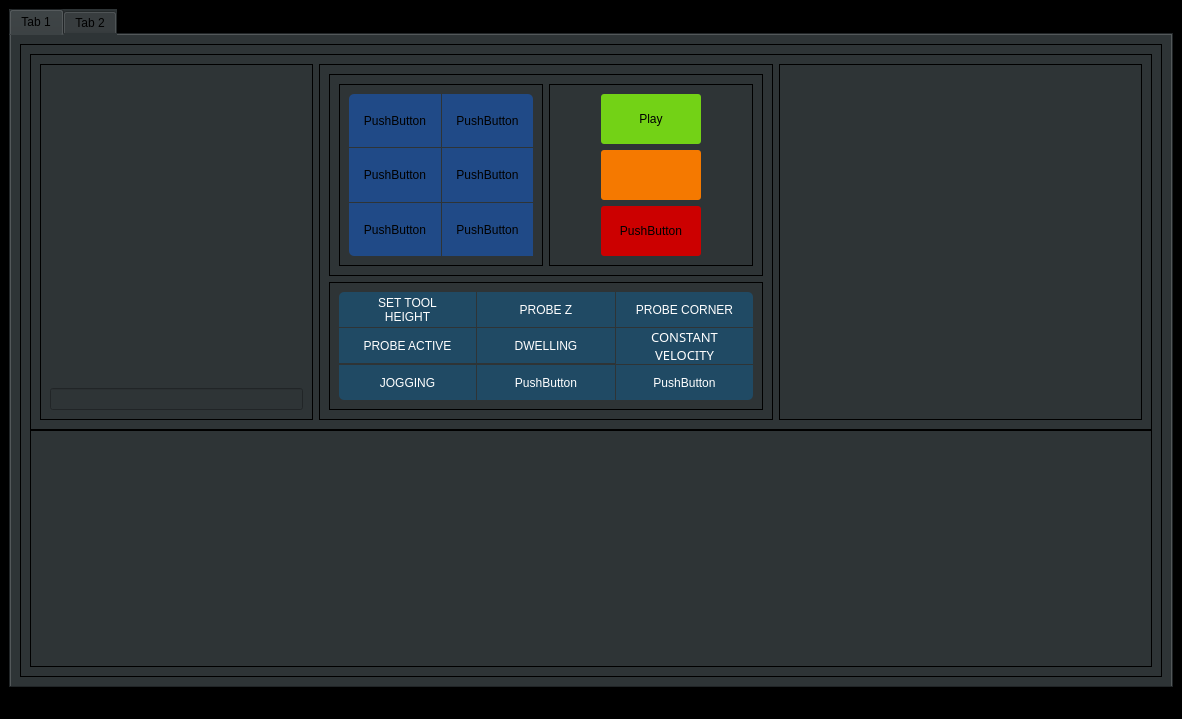
<?xml version="1.0" encoding="UTF-8"?>
<ui version="4.0">
 <class>MainWindow</class>
 <widget class="QMainWindow" name="MainWindow">
  <property name="geometry">
   <rect>
    <x>0</x>
    <y>0</y>
    <width>1182</width>
    <height>719</height>
   </rect>
  </property>
  <property name="minimumSize">
   <size>
    <width>800</width>
    <height>600</height>
   </size>
  </property>
  <property name="maximumSize">
   <size>
    <width>1920</width>
    <height>1080</height>
   </size>
  </property>
  <property name="windowTitle">
   <string>MainWindow</string>
  </property>
  <property name="autoFillBackground">
   <bool>false</bool>
  </property>
  <property name="styleSheet">
   <string notr="true">background-color:rgb(0, 0, 0)</string>
  </property>
  <widget class="QWidget" name="centralwidget">
   <property name="styleSheet">
    <string notr="true">QWidget#centralwidget QFrame{
background-color:rgb(252, 233, 79)
}</string>
   </property>
   <layout class="QVBoxLayout" name="verticalLayout">
    <item>
     <widget class="QTabWidget" name="tabWidget">
      <property name="styleSheet">
       <string notr="true">background-color:rgb(46, 52, 54)</string>
      </property>
      <property name="currentIndex">
       <number>0</number>
      </property>
      <widget class="QWidget" name="tab">
       <property name="styleSheet">
        <string notr="true"/>
       </property>
       <attribute name="title">
        <string>Tab 1</string>
       </attribute>
       <layout class="QGridLayout" name="gridLayout">
        <item row="0" column="0">
         <widget class="QFrame" name="verticalFrame">
          <property name="frameShape">
           <enum>QFrame::Box</enum>
          </property>
          <layout class="QVBoxLayout" name="verticalLayout_2">
           <property name="spacing">
            <number>0</number>
           </property>
           <item>
            <widget class="QFrame" name="Upper">
             <property name="frameShape">
              <enum>QFrame::Box</enum>
             </property>
             <layout class="QHBoxLayout" name="horizontalLayout_2" stretch="3,5,4">
              <item>
               <widget class="QFrame" name="verticalFrame">
                <property name="frameShape">
                 <enum>QFrame::Box</enum>
                </property>
                <layout class="QVBoxLayout" name="verticalLayout_3">
                 <item>
                  <widget class="GcodeEditor" name="gcodeeditor"/>
                 </item>
                 <item>
                  <widget class="MDIEntry" name="mdientry"/>
                 </item>
                </layout>
               </widget>
              </item>
              <item>
               <widget class="QFrame" name="verticalFrame">
                <property name="styleSheet">
                 <string notr="true"/>
                </property>
                <property name="frameShape">
                 <enum>QFrame::Box</enum>
                </property>
                <layout class="QVBoxLayout" name="verticalLayout_5">
                 <item>
                  <widget class="QFrame" name="ProcessControl">
                   <property name="frameShape">
                    <enum>QFrame::Box</enum>
                   </property>
                   <layout class="QHBoxLayout" name="horizontalLayout_3">
                    <item>
                     <widget class="QFrame" name="gridFrame">
                      <property name="maximumSize">
                       <size>
                        <width>400</width>
                        <height>800</height>
                       </size>
                      </property>
                      <property name="styleSheet">
                       <string notr="true">QPushButton{
background-color:rgb(32, 74, 135);
border-radius:0px
}

QPushButton:hover{
background-color: rgba(32, 74, 135, 50%)
}
</string>
                      </property>
                      <property name="frameShape">
                       <enum>QFrame::Box</enum>
                      </property>
                      <layout class="QGridLayout" name="gridLayout_4">
                       <property name="spacing">
                        <number>1</number>
                       </property>
                       <item row="0" column="1">
                        <widget class="QPushButton" name="pushButton_3">
                         <property name="sizePolicy">
                          <sizepolicy hsizetype="Minimum" vsizetype="Expanding">
                           <horstretch>0</horstretch>
                           <verstretch>0</verstretch>
                          </sizepolicy>
                         </property>
                         <property name="styleSheet">
                          <string notr="true">border-top-right-radius:5px</string>
                         </property>
                         <property name="text">
                          <string>PushButton</string>
                         </property>
                        </widget>
                       </item>
                       <item row="1" column="0">
                        <widget class="QPushButton" name="pushButton_2">
                         <property name="sizePolicy">
                          <sizepolicy hsizetype="Minimum" vsizetype="Expanding">
                           <horstretch>0</horstretch>
                           <verstretch>0</verstretch>
                          </sizepolicy>
                         </property>
                         <property name="text">
                          <string>PushButton</string>
                         </property>
                        </widget>
                       </item>
                       <item row="0" column="0">
                        <widget class="QPushButton" name="pushButton">
                         <property name="sizePolicy">
                          <sizepolicy hsizetype="Minimum" vsizetype="Expanding">
                           <horstretch>0</horstretch>
                           <verstretch>0</verstretch>
                          </sizepolicy>
                         </property>
                         <property name="styleSheet">
                          <string notr="true">border-top-left-radius:5px</string>
                         </property>
                         <property name="text">
                          <string>PushButton</string>
                         </property>
                        </widget>
                       </item>
                       <item row="1" column="1">
                        <widget class="QPushButton" name="pushButton_4">
                         <property name="sizePolicy">
                          <sizepolicy hsizetype="Minimum" vsizetype="Expanding">
                           <horstretch>0</horstretch>
                           <verstretch>0</verstretch>
                          </sizepolicy>
                         </property>
                         <property name="text">
                          <string>PushButton</string>
                         </property>
                        </widget>
                       </item>
                       <item row="2" column="1">
                        <widget class="QPushButton" name="pushButton_5">
                         <property name="sizePolicy">
                          <sizepolicy hsizetype="Minimum" vsizetype="Expanding">
                           <horstretch>0</horstretch>
                           <verstretch>0</verstretch>
                          </sizepolicy>
                         </property>
                         <property name="text">
                          <string>PushButton</string>
                         </property>
                        </widget>
                       </item>
                       <item row="2" column="0">
                        <widget class="QPushButton" name="pushButton_6">
                         <property name="sizePolicy">
                          <sizepolicy hsizetype="Minimum" vsizetype="Expanding">
                           <horstretch>0</horstretch>
                           <verstretch>0</verstretch>
                          </sizepolicy>
                         </property>
                         <property name="styleSheet">
                          <string notr="true">border-bottom-left-radius:5px</string>
                         </property>
                         <property name="text">
                          <string>PushButton</string>
                         </property>
                        </widget>
                       </item>
                      </layout>
                     </widget>
                    </item>
                    <item>
                     <widget class="QFrame" name="gridFrame_2">
                      <property name="styleSheet">
                       <string notr="true">QPushButton{
min-height:50px;
max-width:100px;
border-radius:3px
}

</string>
                      </property>
                      <property name="frameShape">
                       <enum>QFrame::Box</enum>
                      </property>
                      <layout class="QGridLayout" name="gridLayout_2">
                       <item row="0" column="0">
                        <widget class="QPushButton" name="playButton_2">
                         <property name="sizePolicy">
                          <sizepolicy hsizetype="Minimum" vsizetype="Fixed">
                           <horstretch>0</horstretch>
                           <verstretch>0</verstretch>
                          </sizepolicy>
                         </property>
                         <property name="styleSheet">
                          <string notr="true">QPushButton{
background-color:rgb(115, 210, 22);
border-radius:3px;
}

</string>
                         </property>
                         <property name="text">
                          <string>Play</string>
                         </property>
                         <property name="icon">
                          <iconset resource="../resources/resources.qrc">
                           <normaloff>:/play.svg</normaloff>
                           <normalon>:/play.svg</normalon>:/play.svg</iconset>
                         </property>
                         <property name="iconSize">
                          <size>
                           <width>24</width>
                           <height>24</height>
                          </size>
                         </property>
                         <property name="checkable">
                          <bool>true</bool>
                         </property>
                        </widget>
                       </item>
                       <item row="1" column="0">
                        <widget class="QPushButton" name="pushButton_19">
                         <property name="styleSheet">
                          <string notr="true">QPushButton{
background-color:rgb(245, 121, 0);
}</string>
                         </property>
                         <property name="text">
                          <string/>
                         </property>
                         <property name="icon">
                          <iconset resource="../resources/resources.qrc">
                           <normaloff>:/play.svg</normaloff>:/play.svg</iconset>
                         </property>
                        </widget>
                       </item>
                       <item row="2" column="0">
                        <widget class="QPushButton" name="pushButton_20">
                         <property name="styleSheet">
                          <string notr="true">QPushButton{
background-color:rgb(204, 0, 0);
}</string>
                         </property>
                         <property name="text">
                          <string>PushButton</string>
                         </property>
                        </widget>
                       </item>
                      </layout>
                     </widget>
                    </item>
                   </layout>
                  </widget>
                 </item>
                 <item>
                  <widget class="QFrame" name="ChooseCOntrol">
                   <property name="styleSheet">
                    <string notr="true">QPushButton{
background-color:rgb(32, 74, 100);
color:rgb(255, 255, 255);
border-radius:0px;
border-line:2px;
min-height:35px;
font: 10pt &quot;MathJax_Size3 Bold&quot;;
}

QPushButton:hover{
background-color: rgba(32, 74, 135, 50%)
}</string>
                   </property>
                   <property name="frameShape">
                    <enum>QFrame::Box</enum>
                   </property>
                   <layout class="QGridLayout" name="gridLayout_3">
                    <property name="spacing">
                     <number>1</number>
                    </property>
                    <item row="1" column="0">
                     <widget class="QPushButton" name="pushButton_13">
                      <property name="text">
                       <string>PROBE ACTIVE</string>
                      </property>
                     </widget>
                    </item>
                    <item row="0" column="0">
                     <widget class="QPushButton" name="pushButton_10">
                      <property name="styleSheet">
                       <string notr="true">border-top-left-radius:5px</string>
                      </property>
                      <property name="text">
                       <string>SET TOOL
HEIGHT</string>
                      </property>
                     </widget>
                    </item>
                    <item row="1" column="1">
                     <widget class="QPushButton" name="pushButton_14">
                      <property name="text">
                       <string>DWELLING</string>
                      </property>
                     </widget>
                    </item>
                    <item row="0" column="1">
                     <widget class="QPushButton" name="pushButton_11">
                      <property name="text">
                       <string>PROBE Z</string>
                      </property>
                     </widget>
                    </item>
                    <item row="0" column="2">
                     <widget class="QPushButton" name="pushButton_12">
                      <property name="styleSheet">
                       <string notr="true">border-top-right-radius:5px</string>
                      </property>
                      <property name="text">
                       <string>PROBE CORNER</string>
                      </property>
                     </widget>
                    </item>
                    <item row="1" column="2">
                     <widget class="QPushButton" name="pushButton_15">
                      <property name="font">
                       <font>
                        <family>MathJax_Size3 Bold</family>
                        <pointsize>10</pointsize>
                        <weight>50</weight>
                        <italic>false</italic>
                        <bold>false</bold>
                       </font>
                      </property>
                      <property name="text">
                       <string>CONSTANT
VELOCITY</string>
                      </property>
                     </widget>
                    </item>
                    <item row="2" column="0">
                     <widget class="QPushButton" name="pushButton_16">
                      <property name="styleSheet">
                       <string notr="true">border-bottom-left-radius:5px</string>
                      </property>
                      <property name="text">
                       <string>JOGGING</string>
                      </property>
                     </widget>
                    </item>
                    <item row="2" column="1">
                     <widget class="QPushButton" name="pushButton_17">
                      <property name="text">
                       <string>PushButton</string>
                      </property>
                     </widget>
                    </item>
                    <item row="2" column="2">
                     <widget class="QPushButton" name="pushButton_18">
                      <property name="styleSheet">
                       <string notr="true">border-bottom-right-radius:5px</string>
                      </property>
                      <property name="text">
                       <string>PushButton</string>
                      </property>
                     </widget>
                    </item>
                   </layout>
                  </widget>
                 </item>
                </layout>
               </widget>
              </item>
              <item>
               <widget class="QFrame" name="verticalFrame">
                <property name="frameShape">
                 <enum>QFrame::Box</enum>
                </property>
                <layout class="QVBoxLayout" name="verticalLayout_4">
                 <item>
                  <widget class="VTKBackPlot" name="vtkbackplot"/>
                 </item>
                </layout>
               </widget>
              </item>
             </layout>
            </widget>
           </item>
           <item>
            <widget class="QFrame" name="Lower">
             <property name="frameShape">
              <enum>QFrame::Box</enum>
             </property>
             <property name="frameShadow">
              <enum>QFrame::Plain</enum>
             </property>
             <layout class="QHBoxLayout" name="horizontalLayout">
              <property name="spacing">
               <number>0</number>
              </property>
              <item>
               <spacer name="verticalSpacer">
                <property name="orientation">
                 <enum>Qt::Vertical</enum>
                </property>
                <property name="sizeHint" stdset="0">
                 <size>
                  <width>20</width>
                  <height>40</height>
                 </size>
                </property>
               </spacer>
              </item>
             </layout>
            </widget>
           </item>
          </layout>
         </widget>
        </item>
       </layout>
      </widget>
      <widget class="QWidget" name="tab_2">
       <attribute name="title">
        <string>Tab 2</string>
       </attribute>
      </widget>
     </widget>
    </item>
   </layout>
  </widget>
  <widget class="QStatusBar" name="statusbar"/>
  <action name="actionExit">
   <property name="text">
    <string>Exit</string>
   </property>
   <property name="shortcut">
    <string>Ctrl+Q</string>
   </property>
  </action>
  <action name="actionOPEN">
   <property name="text">
    <string>oPEN</string>
   </property>
  </action>
  <action name="actionOpen">
   <property name="text">
    <string>Open</string>
   </property>
   <property name="shortcut">
    <string>Ctrl+O</string>
   </property>
  </action>
  <action name="actionFullscreen">
   <property name="checkable">
    <bool>true</bool>
   </property>
   <property name="text">
    <string>Fullscreen</string>
   </property>
   <property name="shortcut">
    <string>F11</string>
   </property>
  </action>
 </widget>
 <customwidgets>
  <customwidget>
   <class>MDIEntry</class>
   <extends>QLineEdit</extends>
   <header>qtpyvcp.widgets.input_widgets.mdientry_widget</header>
  </customwidget>
  <customwidget>
   <class>GcodeEditor</class>
   <extends>QFrame</extends>
   <header>qtpyvcp.widgets.input_widgets.gcode_editor</header>
  </customwidget>
  <customwidget>
   <class>VTKBackPlot</class>
   <extends>QWidget</extends>
   <header>qtpyvcp.widgets.display_widgets.vtk_backplot.vtk_backplot</header>
  </customwidget>
 </customwidgets>
 <resources>
  <include location="../resources/resources.qrc"/>
 </resources>
 <connections/>
</ui>
